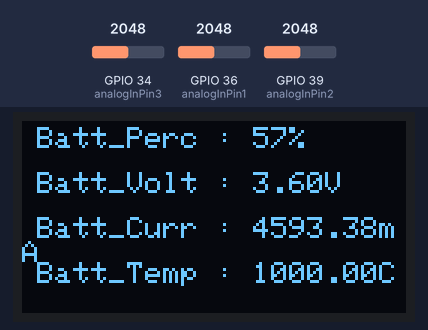
A sketch run on a simulated ESP32. Parts: 128×64 one-colour display. Inputs (shaded band) come from the test bench; at power-on: GPIO 34 (analogInPin3) = 2048, GPIO 36 (analogInPin1) = 2048, GPIO 39 (analogInPin2) = 2048. WiFi joins after 1.5 s; servers stay silent unless stated; what the sketch prints to the serial monitor is not drawn.

Above: at 3.5 s.
3.6 s: GPIO 34 (analogInPin3) set to 2866
At 7.2 s:
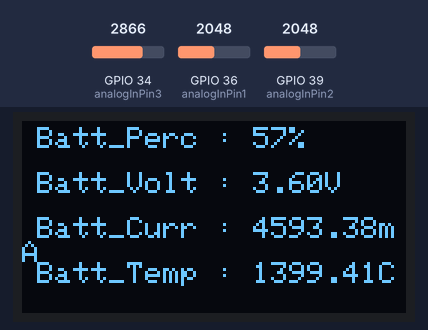
7.8 s: GPIO 36 (analogInPin1) set to 2866
At 10.5 s:
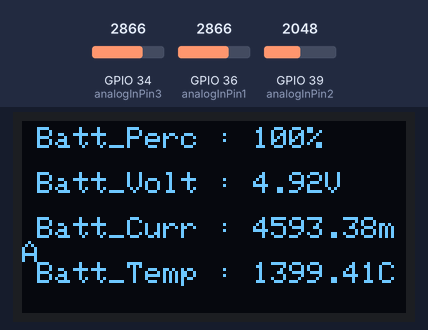
12.0 s: GPIO 39 (analogInPin2) set to 2866
At 17.1 s:
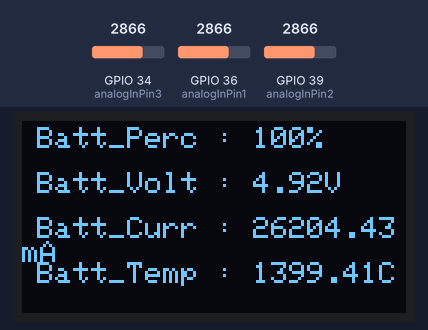
17.7 s: GPIO 34 (analogInPin3) set to 3603
At 20.5 s:
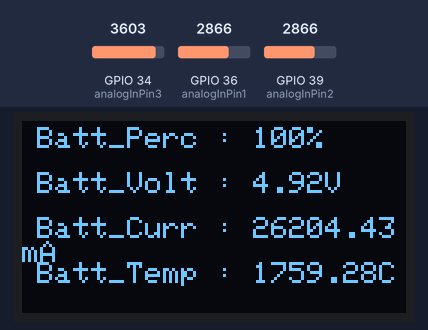
21.9 s: GPIO 36 (analogInPin1) set to 3603
At 27.2 s:
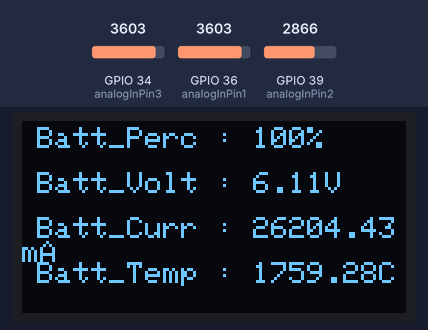
27.7 s: GPIO 39 (analogInPin2) set to 3603
At 30.5 s:
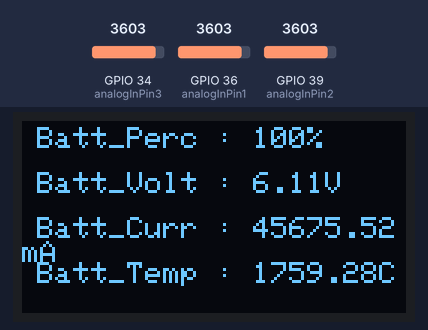
Timing chart, 0 to 32.0 s (numbered marks = the images above; inputs shaded):
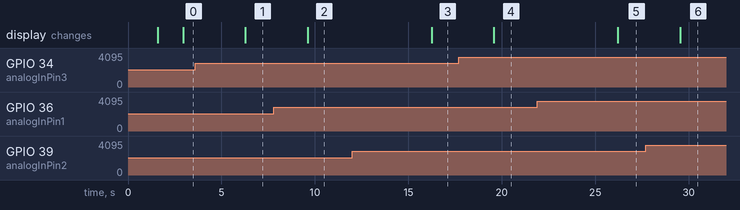

The sketch:

IoT_BMS.ino
```cpp
#include <WiFi.h>
#include <ThingSpeak.h>
#include <SPI.h>
#include <Wire.h>
#include <Adafruit_GFX.h>
#include <Adafruit_SSD1306.h>
#include <Adafruit_MLX90614.h>
//#include <Fonts/FreeMonoBold18pt7b.h>


WiFiClient client;

long channelNumber = 2125218;
const char APIKey[] = "CM78F703S4JNB11H";
//Note channel number is api key will be provided by thinkspeak

int analogInPin1 = 36;
int analogInPin2 = 39;
int analogInPin3 = 34;

int voltageSensorValue;
float voltage;

int currentSensorValue;
float current;

int batPercentage;

int temperatureSensorValue;
float temperature;

//int batHealth;

#define SCREEN_WIDTH 128
#define SCREEN_HEIGHT 64

Adafruit_SSD1306 display(SCREEN_WIDTH, SCREEN_HEIGHT, &Wire, -1);

float calibration = 0.30; // Check Battery voltage using multimeter & add/subtract the value

void setup() {
  Serial.begin(9600);
  WiFi.begin("AMANGUPTA", "12344321");
//  Note -  use your wifi credentials
  while(WiFi.status() != WL_CONNECTED)
  {
    delay(200);
    Serial.print("..");
  }
  Serial.println();
  Serial.println("esp32 is connected!");
  Serial.println(WiFi.localIP());

  ThingSpeak.begin(client);

  if (!display.begin(SSD1306_SWITCHCAPVCC, 0x3C)) {
    Serial.println(F("SSD1306 allocation failed"));
    for (;;);
  }
  display.clearDisplay();
}
void loop() {
  //variables
  voltageSensorValue = analogRead(analogInPin1);
  currentSensorValue = analogRead(analogInPin2);
  temperatureSensorValue = analogRead(analogInPin3);

  //voltage
  voltage = (((voltageSensorValue * 3.3) / 2048.0) + calibration); //multiply by two as voltage divider network is 100K & 100K Resistor


 //battery Percentage
  batPercentage = mapfloat(voltage, 2.8, 4.2, 0, 100); //2.8V as Battery Cut off Voltage & 4.2V as Maximum Voltage

  if (batPercentage >= 100){
    batPercentage = 100;
  }
  if (batPercentage <= 0){
    batPercentage = 0;
  }

  //Current
  current = ((((((currentSensorValue*5)/1023.0)-2.5)/0.185)-36)*1000);

  if(current < 10){
    current = 0;
  }

  //temperature
  // temperature = (temperatureSensorValue*500.0)/1023.0;
  temperature = ((temperatureSensorValue/1024.0)*5000)/10;


  //if print on serial Monitor
  Serial.println("Percentage: " + (String) batPercentage);
  Serial.println("voltageSensorValue: " + (String) voltageSensorValue);
  Serial.println("voltage: " + (String) voltage);
  Serial.println("currentSensorValue: " + (String) currentSensorValue);
  Serial.println("Current: " + (String) current);
  Serial.println("temperatureSensorValue: " + (String) temperatureSensorValue);
  Serial.println("temperature: " + (String) temperature);
  Serial.println();

  //upload to ThingSpeak
  ThingSpeak.writeField(channelNumber, 1, batPercentage, APIKey);
  ThingSpeak.writeField(channelNumber, 2, voltage, APIKey);
  ThingSpeak.writeField(channelNumber, 3, current, APIKey);
  ThingSpeak.writeField(channelNumber, 4, temperature, APIKey);
//  ThingSpeak.writeField(channelNumber, 5, batHealth, APIKey);


  printText();
  delay(2000);
  display.clearDisplay();
}

//function
float mapfloat(float x, float in_min, float in_max, float out_min, float out_max){
  return (x-in_min)* (out_max-out_min)/ (in_max-in_min)+ out_min;
}

//OLED Display
void printText() {
//  display.setFont(&FreeMonoBold18pt7b);
  display.setTextColor(WHITE);
  display.setTextSize(1);

  //battery Percentage
  display.setCursor(5, 2);
  display.print("Batt_Perc : ");
  display.print(batPercentage);
  display.print("%");

  //battery Voltage
  display.setCursor(5, 17);
  display.print("Batt_Volt : ");
  display.print(voltage);
  display.print("V");

  //battery Current
  display.setCursor(5, 32);
  display.print("Batt_Curr : ");
  display.print(current);
  display.print("mA");

  //battery Temperature
  display.setCursor(5, 47);
  display.print("Batt_Temp : ");
  display.print(temperature);
  // display.drawCircle(92, 35, 3, WHITE);
  display.print("C");

  display.display();
}
```

Measured:
- after the input at 3.6 s, the display: changes after 2.7 s (image 1)
- after the input at 7.8 s, the display: changes after 1.8 s (image 2)
- after the input at 12.0 s, the display: changes after 4.3 s (image 3)
- after the input at 17.7 s, the display: changes after 1.9 s (image 4)
- after the input at 21.9 s, the display: changes after 4.3 s (image 5)
- after the input at 27.7 s, the display: changes after 1.8 s (image 6)
